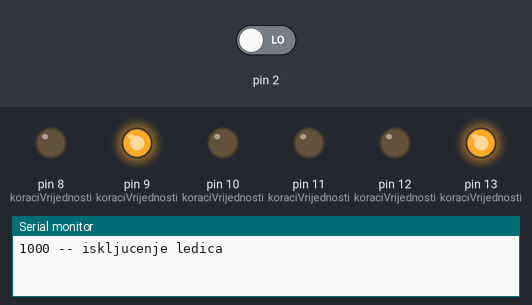
A sketch run on a simulated Arduino Uno, built with avr-gcc and run on an emulated ATmega328P. Shown: output pins drawn as LEDs (lit = HIGH), the last lines printed to the serial monitor. Dashed ring = blinking. The inputs (shaded band) are chosen by the test bench; at power-on: pin 2 LOW.

Above: at 1.2 s.
1.3 s: pin 2 driven HIGH
At 2.0 s:
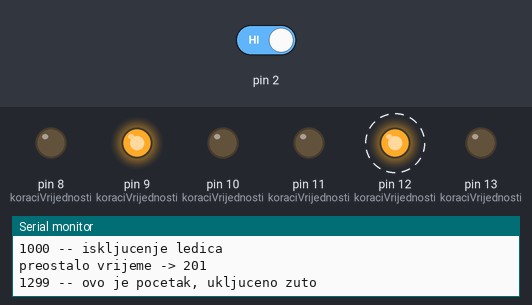
At 2.8 s:
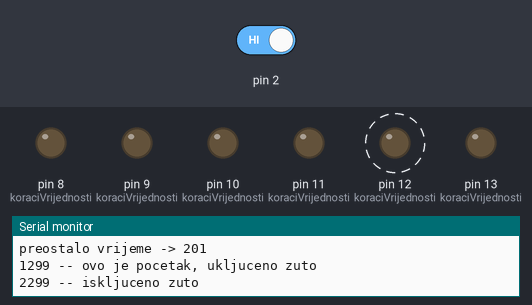
4.3 s: pin 2 driven LOW
At 5.7 s:
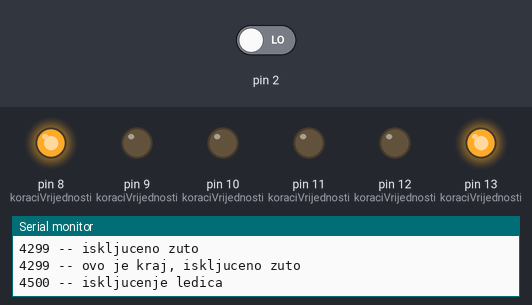
Timing chart, 0 to 18.0 s (numbered marks = the images above; inputs shaded):
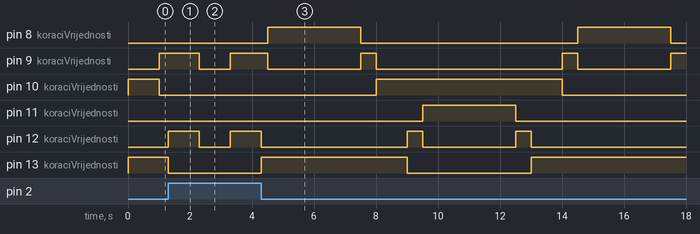

The sketch:

04_vjezba.ino
```cpp
unsigned long vrijeme = 0;
bool procesZuto = false;
bool ukljucenoZuto = false;
int korak = 0;
int preostaloVrijeme = 0;
int zadnjaProvjeraKoraka = -1;
int koraciVrijednosti[][3] = {
  {13, 10, 1000},
  {13, 9, 500},
  {13, 8, 3000},
  {13, 9, 500},
  {13, 10, 1000},
  {12, 10, 500},
  {11, 10, 3000},
  {12, 10, 500}
};

void setup()
{
  Serial.begin(9600);
  pinMode(8, OUTPUT);
  pinMode(9, OUTPUT);
  pinMode(10, OUTPUT);
  pinMode(11, OUTPUT);
  pinMode(12, OUTPUT);
  pinMode(13, OUTPUT);
  pinMode(2, INPUT);
  vrijeme = millis();
  preostaloVrijeme = koraciVrijednosti[korak][2];
}

void loop()
{
  if (digitalRead(2) == 1) {
    if (procesZuto) {
      if (millis() - vrijeme >= 1000) {
        vrijeme = millis();
        if (ukljucenoZuto) {
          ukljucenoZuto = false;
          digitalWrite(12, LOW);
          digitalWrite(9, LOW);
      	  Serial.print(millis());
      	  Serial.println(" -- iskljuceno zuto");
        } else {
          ukljucenoZuto = true;
          digitalWrite(12, HIGH);
          digitalWrite(9, HIGH);
      	  Serial.print(millis());
      	  Serial.println(" -- ukljuceno zuto");
        }
      }
    } else {
      preostaloVrijeme = koraciVrijednosti[korak][2] - (millis() - vrijeme);
      vrijeme = millis();
      procesZuto = true;
      ukljucenoZuto = true;
      digitalWrite(koraciVrijednosti[korak][0], LOW);
      digitalWrite(koraciVrijednosti[korak][1], LOW);
      digitalWrite(12, HIGH);
      digitalWrite(9, HIGH);
      Serial.print("preostalo vrijeme -> ");
      Serial.println(preostaloVrijeme);
      Serial.print(millis());
      Serial.println(" -- ovo je pocetak, ukljuceno zuto");
    }
  } else {
    if (procesZuto) {
      vrijeme = millis();
      procesZuto = false;
      zadnjaProvjeraKoraka = -1;
      digitalWrite(12, LOW);
      digitalWrite(9, LOW);
      Serial.print(millis());
      Serial.println(" -- ovo je kraj, iskljuceno zuto");
    }

    if (korak != zadnjaProvjeraKoraka) {
      zadnjaProvjeraKoraka = korak;
      digitalWrite(koraciVrijednosti[korak][0], HIGH);
      digitalWrite(koraciVrijednosti[korak][1], HIGH);
    }
    if (millis() - vrijeme >= preostaloVrijeme) {
      vrijeme = millis();
      digitalWrite(koraciVrijednosti[korak][0], LOW);
      digitalWrite(koraciVrijednosti[korak][1], LOW);
      korak = (korak + 1) % 8;
      preostaloVrijeme = koraciVrijednosti[korak][2];
      Serial.print(millis());
      Serial.println(" -- iskljucenje ledica");
    }
  }
}
```

Measured:
- after the input at 1.3 s, pin 8 (koraciVrijednosti): stays LOW (without the input it goes to HIGH after 0.20 s); pin 9 (koraciVrijednosti): HIGH → LOW after 1.0 s instead of 0.20 s; pin 12 (koraciVrijednosti): alternates HIGH for 1.0 s and LOW for 1.0 s, starting at once; pin 13 (koraciVrijednosti): HIGH → LOW at once
- after the input at 4.3 s, pin 8 (koraciVrijednosti): alternates HIGH for 3.0 s and LOW for 7.0 s, starting after 0.20 s; pin 10 (koraciVrijednosti): LOW → HIGH after 3.7 s, → LOW 6.0 s later
